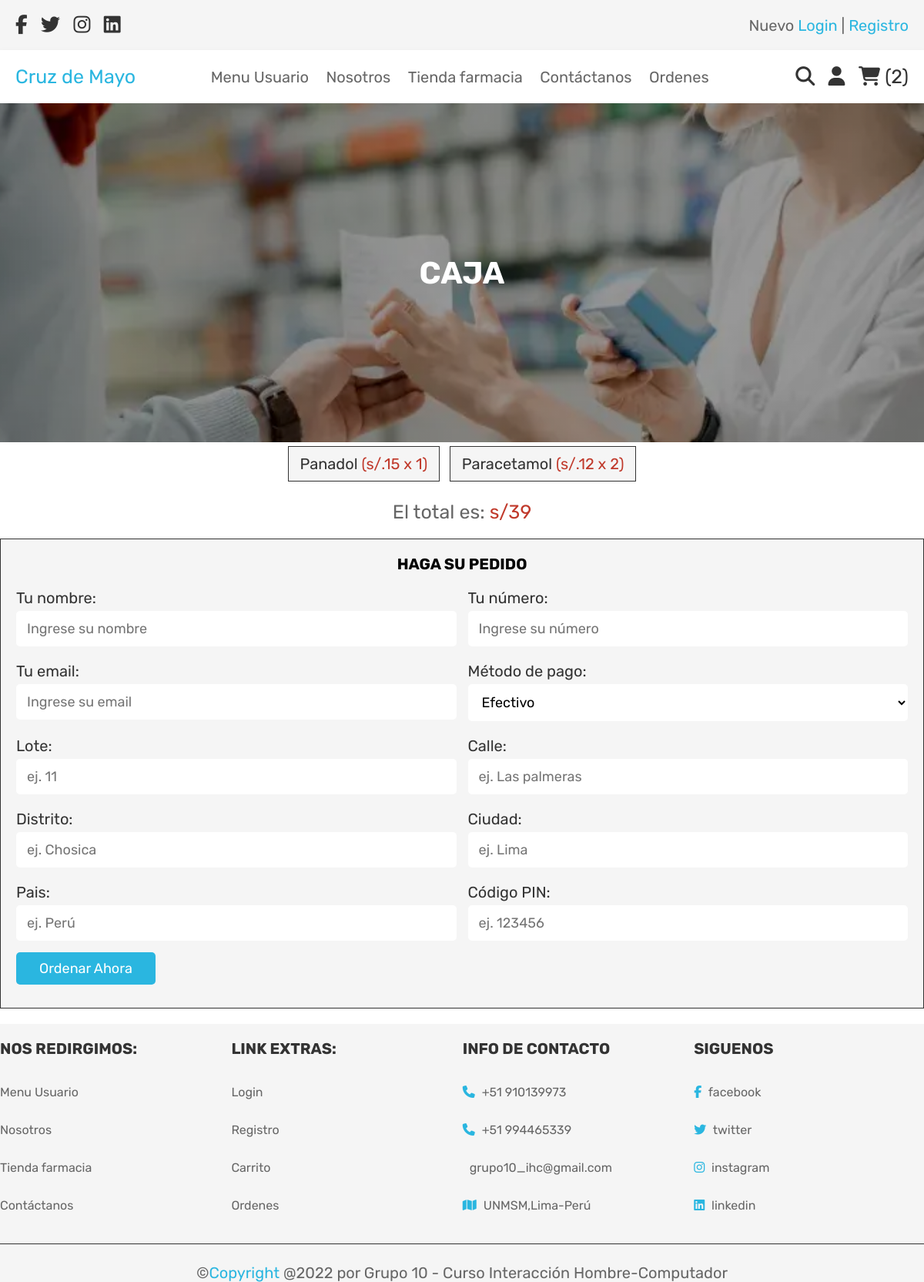
The app's page /checkout.php (signed in) with its own data.
### tables this page shows
CREATE TABLE `carrito` (
  `id` int(11) NOT NULL,
  `user_id` int(11) NOT NULL,
  `name` varchar(50) NOT NULL,
  `price` int(11) NOT NULL,
  `quantity` int(11) NOT NULL,
  `image` varchar(200) NOT NULL
);

### checkout.php (the view, shortened to what this page needs)
<?php
    include 'php/conexion_be.php';
    $user_id = $_SESSION['user_id'];
?>
<!DOCTYPE html>
<html lang="en">
<head>
   <link rel="stylesheet" href="https://cdnjs.cloudflare.com/ajax/libs/font-awesome/6.0.0/css/all.min.css">
   <link rel="stylesheet" href="./assets/css/styles_all.css">
</head>
<body>
    <?php include 'includes/header_all.php' ?>
    <div class="heading">
        <h3>Caja</h3>
    </div>
    <section class="display-order">
        <?php
            $total=0;
            $select_carrito=$conn->prepare("SELECT * FROM carrito WHERE user_id='$user_id'");
            $select_carrito->execute();
            if($select_carrito->rowCount()){
                while($row=$select_carrito->fetch(PDO::FETCH_ASSOC)){
                   $total_price=$row['price']*$row['quantity'];
                   $total+=$total_price;
        ?>
        <p> <?php echo $row['name']; ?>  <span>(<?php echo 's/.'.$row['price'].' x '.$row['quantity']; ?>)</span> </p>
        <?php
                }
            }else{
                echo "<p class='empty'>Tu carrito está vacío</p>";
            }
        ?>
        <div class="total">El total es: <span>s/<?php echo $total; ?></span> </div>
    </section>
    <section class="caja">
        <form action="" method="POST">
            <h3>Haga su pedido</h3>
            <div class="flex">
                <div class="inputBox">
                    <span>Tu nombre:</span>
                    <input type="text" name="name" placeholder="Ingrese su nombre" required>
                </div>
                <div class="inputBox">
                    <span>Tu número:</span>
                    <input type="number" name="number" placeholder="Ingrese su número" required>
                </div>
                <div class="inputBox">
                    <span>Tu email:</span>
                    <input type="email" name="email" placeholder="Ingrese su email" required>
                </div>
                <div class="inputBox">
                    <span>Método de pago:</span>
                    <select name="method" id="">
                        <option value="Cash">Efectivo</option>
                    </select>
                </div>
                <div class="inputBox">
                    <span>Lote:</span>
                    <input type="number" min="0" name="lot" placeholder="ej. 11" required>
                </div>
                <div class="inputBox">
                    <span>Calle:</span>
                    <input type="text" name="street" placeholder="ej. Las palmeras" required>
                </div>
                <div class="inputBox">
                    <span>Distrito:</span>
                    <input type="text" name="district" placeholder="ej. Chosica" required>
                </div>
                <div class="inputBox">
                    <span>Ciudad:</span>
                    <input type="text" name="region" placeholder="ej. Lima" required>
                </div>
                <div class="inputBox">
                    <span>Pais:</span>
                    <input type="text" name="country" placeholder="ej. Perú" required>
                </div>
                <div class="inputBox">
                    <span>Código PIN:</span>
                    <input type="number" min="0" name="pin_code" placeholder="ej. 123456" required>
                </div>
            </div>
            <input type="submit" value="Ordenar ahora" class="btn" name="order_btn">
        </form>
    </section>
    <?php include 'includes/footer_all.php' ?>
</body>
</html>

### assets/css/styles_all.css (style rules this page uses)
:root { --red:#c0392b; --orange:#f39c12; --black:#333; --white:#fff; --light-color:#666; --light-white:#ccc; --light-bg:#f5f5f5; --sky-blue: #2ab6e0; --border:.1rem solid var(--black); --box-shadow:0 .5rem 1rem rgba(0,0,0,.1); }
* { font-family: 'Rubik', sans-serif; margin:0; padding:0; box-sizing: border-box; outline: none; border:none; text-decoration: none; transition:all .2s linear; }
html { font-size: 10px; overflow-x: hidden; }
.btn, .option-btn, .delete-btn, .white-btn { display: inline-block; margin-top: 1rem; padding:1rem 3rem; cursor: pointer; color:var(--white); font-size: 1.8rem; border-radius: .5rem; text-transform: capitalize; margin-top: 0; }
.white-btn, .btn { background-color: var(--sky-blue); }
.heading { min-height: 55vh; background: linear-gradient(rgba(0,0,0,0.4),rgba(0,0,0,0.4)), url(../images/fama_center.webp) no-repeat; background-size: cover; background-position: center; display: flex; flex-direction: column; gap: 1rem; align-items: center; justify-content: center; }
.heading h3 { font-size: 4rem; color: var(--white); text-transform: uppercase; }
.display-order { max-width: 1200px; margin: 0 auto; text-align: center; padding-bottom: 0; }
.display-order p { background-color: var(--light-bg); color: var(--black); font-size: 2rem; padding: 1rem 1.5rem; border: var(--border) ; display: inline-block; margin: .5rem; }
.display-order p span { color: var(--red); }
.display-order .total { margin-top: 2rem; font-size: 2.5rem; color: var(--light-color); }
.display-order .total span { color: var(--red); }
.caja form { max-width: 1200px; padding: 2rem; margin: 2rem auto; border: var(--border); background-color: var(--light-bg); border: var(--border); }
.caja form h3 { text-align: center; margin-bottom: 2rem; color: black; text-transform: uppercase; font-size: 2rem; }
.caja form .flex { display: flex; flex-wrap: wrap; gap: 1.5rem; }
.caja form .flex .inputBox { flex: 1 1 40rem; }
.caja form .flex span { font-size: 2rem; color: var(--black); }
.caja form .flex select, .caja form .flex input { width: 100%; border-radius: .5rem; background-color: var(--white); padding: 1.2rem 1.4rem; font-size: 1.8rem; margin: 0.5rem 0; }
.caja form input { margin: 1rem 0 ; }

### records on screen
carrito: name "Panadol", price "15", quantity "1"
carrito: name "Paracetamol", price "12", quantity "2"

### other values on screen
$number_rows_carrito "2"
$total "39"
